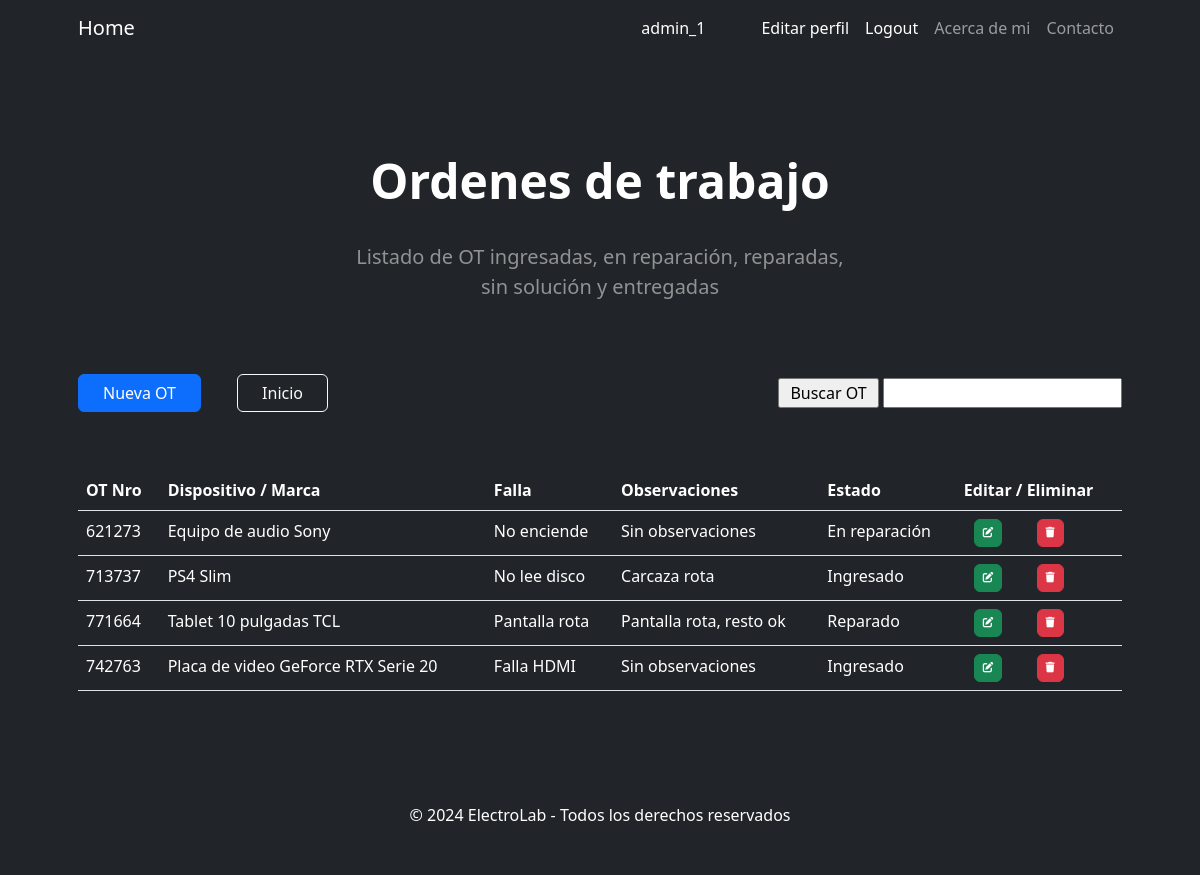
The page /AppSitio/trabajos/ (signed in) on the database its author committed.
### AppSitio/models.py (models this page shows, shortened)
class Trabajo(models.Model):
    ot_nro = models.IntegerField(unique=True, blank=True, null=True)
    dispositivo = models.CharField(max_length=50)
    falla = models.CharField(max_length=50)
    observaciones = models.CharField(max_length=50)
    estado_opciones = [
        ('Ingresado', 'Ingresado'),
        ('En reparación', 'En reparación'),
        ('Reparado', 'Reparado'),
        ('Sin solución', 'Sin solución'),
        ('Entregado', 'Entregado'),
    ]
    estado = models.CharField(max_length=50, choices=estado_opciones, default='Ingresado')

### AppSitio/views.py (the view)
# urls.py: path('trabajos/', trabajos, name = "trabajos"),
@login_required
@user_passes_test(es_admin_o_tecnico)
def trabajos(request):
    contexto = {'trabajos': Trabajo.objects.all()}
    return render(request, "AppSitio/trabajos.html", contexto)

### AppSitio/views.py (called while the page is built)
def es_admin_o_tecnico(user):                                       # Funcion para definir si pertenece a cualquiera de los grupos Admins o Tecnicos
    return user.groups.filter(name='Admins').exists() or user.groups.filter(name='Tecnicos').exists()

### AppSitio/templates/AppSitio/trabajos.html (shortened to what this page needs)
{% extends "AppSitio/home.html" %}
{% block principal %}
<h1 class="display-5 fw-bolder text-white mb-2">Ordenes de trabajo</h1>
<br>
<p class="lead text-white-50 mb-4">Listado de OT ingresadas, en reparación, reparadas, sin solución y entregadas</p>
{% endblock principal %}
{% block agregar %}
<div style="display: flex; justify-content: space-between; align-items: center; margin-bottom: 10px;">
    <div>
        <a class="btn btn-primary btn-md px-4 me-sm-3" href="{% url 'nuevaOT' %}">Nueva OT</a>
        <a class="btn btn-outline-light btn-md px-4 mx-3" href="{% url 'home' %}">Inicio</a>
    </div>
    <form action="{% url 'buscar_trabajos' %}" method="get">
        <input type="submit" value=" Buscar OT ">
        <input type="text" name="buscar" id="buscar" required>
    </form>
</div>
<br>
<br>
    <table class="table text-white">
        <thead>
            <tr>
                <th>OT Nro</th>
                <th>Dispositivo / Marca</th>
                <th>Falla</th>
                <th>Observaciones</th>
                <th>Estado</th>
                <th>Editar / Eliminar</th>
            </tr>
        </thead>
        <tbody>
    {% for t in trabajos %}
            <tr>
                <td>{{ t.ot_nro }}</td>
                <td>{{ t.dispositivo }}</td>
                <td>{{ t.falla }}</td>
                <td>{{ t.observaciones }}</td>
                <td>{{ t.estado }}</td>
                <td>
                    <a href="{% url 'editarOT' t.pk %}" class="btn btn-success" style="--bs-btn-padding-y: .25rem; --bs-btn-padding-x: .5rem; --bs-btn-font-size: .75rem; margin-left: 10px; margin-right: 30px;">
                    </a>
                    <a href="{% url 'eliminarOT' t.pk %}" class="btn btn-danger" style="--bs-btn-padding-y: .25rem; --bs-btn-padding-x: .5rem; --bs-btn-font-size: .75rem;">
                    </a>
                </td>
            </tr>
    {% endfor %}
        </tbody>
    </table>
{% endblock agregar %}

### AppSitio/templates/AppSitio/home.html (shortened to what this page needs)
<!DOCTYPE html>
<html lang="en">
    <head>
        {% load static %}
        <link href="https://cdn.jsdelivr.net/npm/bootstrap-icons@1.4.1/font/bootstrap-icons.css" rel="stylesheet" />
        <link href="{% static 'css/styles.css' %}" rel="stylesheet" />
        <link rel="stylesheet" href="https://cdnjs.cloudflare.com/ajax/libs/font-awesome/6.4.0/css/all.min.css">
    </head>
    <body>
        <nav class="navbar navbar-expand-lg navbar-dark bg-dark">
            <div class="container px-5">
                <a class="navbar-brand" href="{% url 'home' %}">Home</a>
                <div class="collapse navbar-collapse" id="navbarSupportedContent">
                    <ul class="navbar-nav ms-auto mb-2 mb-lg-0">
                        {% if user.is_authenticated %}
                            <a class="nav-link active" style="margin-right: 40px;">{{user.username}}</a>
                            <a class="nav-link active" aria-current="page" href="{% url 'editar_perfil' %}">Editar perfil</a>
                            <a class="nav-link active" aria-current="page" href="#" onclick="event.preventDefault(); document.getElementById('logout-form').submit();">Logout</a>
                        {% endif %}
                        <li class="nav-item"><a class="nav-link" href="{% url 'nosotros' %}">Acerca de mi</a></li>
                        <li class="nav-item"><a class="nav-link" href="{% url 'contacto' %}">Contacto</a></li>
                    </ul>
                </div>
            </div>
        </nav>
        <header class="bg-dark py-5">
            <div class="container px-5">
                <div class="row gx-5 justify-content-center">
                    <div class="col-lg-6">
                        <div class="text-center my-5">
                            {% block principal %}{% endblock principal %}
                        </div>
                    </div>
                </div>
                {% block agregar %}
                {% endblock agregar %}
            </div>
        </header>
        <footer class="py-5 bg-dark">
            <div class="container px-5"><p class="m-0 text-center text-white">&copy; 2024 ElectroLab - Todos los derechos reservados</p></div>
        </footer>
    </body>
</html>

### rows shown on the page
Trabajo: ot_nro "621273", dispositivo "Equipo de audio Sony", falla "No enciende", observaciones "Sin observaciones", estado "En reparación"
Trabajo: ot_nro "713737", dispositivo "PS4 Slim", falla "No lee disco", observaciones "Carcaza rota", estado "Ingresado"
Trabajo: ot_nro "771664", dispositivo "Tablet 10 pulgadas TCL", falla "Pantalla rota", observaciones "Pantalla rota, resto ok", estado "Reparado"
Trabajo: ot_nro "742763", dispositivo "Placa de video GeForce RTX Serie 20", falla "Falla HDMI", observaciones "Sin observaciones", estado "Ingresado"

### other values the page prints
{{ user.username }} "admin_1"
